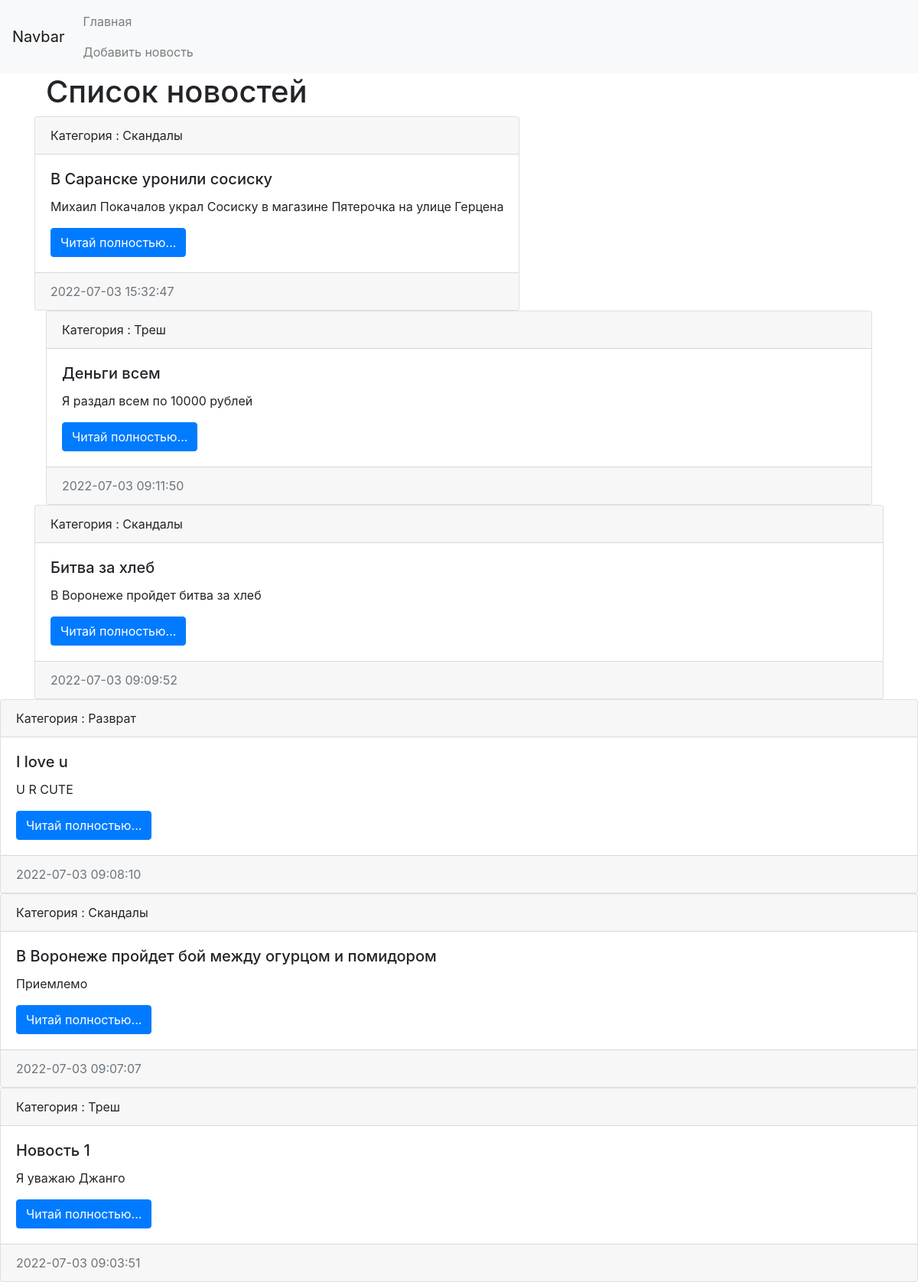
The page / on the database its author committed.
### News/models.py (models this page shows, shortened)
class News(models.Model):
    title = models.CharField(max_length=150, verbose_name='Заголовок')
    content = models.TextField(blank=True, verbose_name='Содержание')
    created_at = models.DateTimeField(auto_now_add=True, verbose_name='Дата создания')
    updated_at = models.DateTimeField(auto_now=True, verbose_name='Дата обновления')
    photo = models.ImageField(upload_to='photos/%Y/%m/%d/', verbose_name='Фотографии', blank=True)
    is_published = models.BooleanField(default=True, verbose_name='Опубликовано')
    category = models.ForeignKey('Category', on_delete=models.PROTECT, null=True, verbose_name='Категория')
    class Meta:
        verbose_name = 'Новость'
        verbose_name_plural = 'Новости'
        ordering = ['-created_at', 'title']

class Category(models.Model):
    title = models.CharField(max_length=150, db_index=True, verbose_name='Категории')
    def __str__(self):
        return self.title
    class Meta:
        verbose_name = 'Категория'
        verbose_name_plural = 'Категории'
        ordering = ['title']

### News/views.py (the view)
# urls.py: path('', index),
def index(request):
    print(request)
    news = News.objects.all()
    context = {'news': news, 'title': 'Cписок новостей'}
    return render(request, 'news/index.html', context)

### News/templates/news/index.html (shortened to what this page needs)
<!doctype html>
<html lang="en">
  <head>
    <link rel="stylesheet" href="https://cdn.jsdelivr.net/npm/bootstrap@4.3.1/dist/css/bootstrap.min.css">
  </head>
  <body>
  <nav class="navbar navbar-expand-lg navbar-light bg-light">
  <a class="navbar-brand" href="/">Navbar</a>
  <div class="collapse navbar-collapse" id="navbarSupportedContent">
    <ul class="navbar-nav mr-auto">
      <li class="nav-item">
        <a class="nav-link" href="/">Главная</a>
        <a class="nav-link" href="/">Добавить новость</a>
      </li>
    </ul>
  </div>
</nav>
<div class="container mt=3">
    <div class="col-md-12">
    <h1>{{ title }}</h1>
    <div class="row">
            {% for item in news %}
            <div class="card mb=3">
                <div class="card-header">
                    Категория : {{ item.category }}
                </div>
                <div class="card-body">
                    <h5 class="card-title">{{ item.title }}</h5>
                    <p class="card-text">{{item.content}}</p>
                    <a href="#" class="btn btn-primary">Читай полностью...</a>
                </div>
                <div class="card-footer text-muted">
                    {{ item.created_at|date:"Y-m-d H:i:s" }}
                </div>
            </div>
        </div>
        {% endfor %}
  </body>
</html>

### rows shown on the page
News: category "Скандалы", title "В Саранске уронили сосиску", content "Михаил Покачалов украл Сосиску в магазине Пятерочка на улице Герцена", created_at "2022-07-03 15:32:47"
News: category "Треш", title "Деньги всем", content "Я раздал всем по 10000 рублей", created_at "2022-07-03 09:11:50"
News: category "Скандалы", title "Битва за хлеб", content "В Воронеже пройдет битва за хлеб", created_at "2022-07-03 09:09:52"
News: category "Разврат", title "I love u", content "U R CUTE", created_at "2022-07-03 09:08:10"
News: category "Скандалы", title "В Воронеже пройдет бой между огурцом и помидором", content "Приемлемо", created_at "2022-07-03 09:07:07"
News: category "Треш", title "Новость 1", content "Я уважаю Джанго", created_at "2022-07-03 09:03:51"

### other values the page prints
{{ title }} "Cписок новостей"
